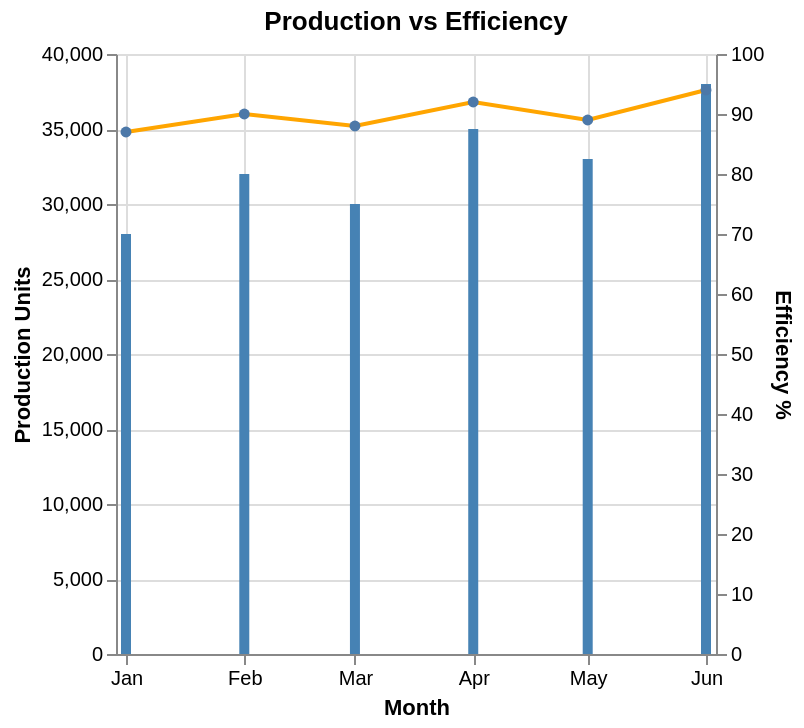

This figure's Vega-Lite source:
### Vega-Lite specification from a JSON file in a GitHub repository (floating-point values rounded to 4 significant figures)
{"$schema": "https://vega.github.io/schema/vega-lite/v5.json", "description": "Production efficiency ratio", "layer": [{"mark": "bar", "encoding": {"x": {"field": "month", "type": "temporal", "axis": {"title": "Month", "format": "%b"}}, "y": {"field": "actual", "type": "quantitative", "axis": {"title": "Production Units", "format": ",.0f"}}, "color": {"value": "steelblue"}}}, {"mark": {"type": "line", "point": true, "color": "orange"}, "encoding": {"x": {"field": "month", "type": "temporal"}, "y": {"field": "efficiency", "type": "quantitative", "axis": {"title": "Efficiency %"}}}}], "data": {"values": [{"month": "2024-01", "actual": 28000, "efficiency": 87}, {"month": "2024-02", "actual": 32000, "efficiency": 90}, {"month": "2024-03", "actual": 30000, "efficiency": 88}, {"month": "2024-04", "actual": 35000, "efficiency": 92}, {"month": "2024-05", "actual": 33000, "efficiency": 89}, {"month": "2024-06", "actual": 38000, "efficiency": 94}]}, "resolve": {"scale": {"y": "independent"}}, "title": "Production vs Efficiency"}
